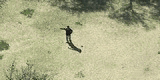
%> input picture matlab/image-processing/arkaplan-cikarimi/frame_001.png, 160 x 80 px
$ octave el.m   (GNU Octave 9; MATLAB toolbox functions it lacks are replaced by stand-ins)
%> lines starting %> are read from the running program, lines starting %| are printed output that depends on the picture; in (x1, y1, x2, y2) boxes, pixels count from 0 and x2, y2 are one past the last pixel; in counts of white or black regions, pixels touching at a corner belong together; the program's own positions count from 1
clc
clear

k = imread('frame_001.png');
%> k is the input picture: size 80x160x3 uint8; mean R, G, B 174.4, 174.9, 138.8

I = rgb2gray(k);
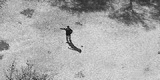
%> I: size 80x160 uint8; min 12, max 224, mean 170.6
background = imclose(I, strel('disk',4));
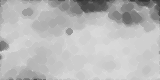
%> background: size 80x160 uint8; min 51, max 224, mean 185.6
I2 = imsubtract(background,I);
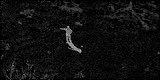
%> I2: size 80x160 uint8; min 0, max 182, mean 14.9

BW = im2bw(I2,graythresh(I2));
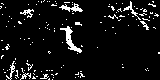
%> BW: size 80x160 logical; 6.9% white in thin lines or dots
BW=bwareaopen(BW,150);
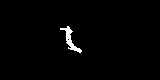
%> BW: size 80x160 logical; 1.3% white; 1 white region, box (x1, y1, x2, y2) and area: (60, 26, 82, 53) 164

%se1 = strel('disk',1);
%BW = imdilate(BW,se1);


im3=imfill(BW,'holes');
%> im3: size 80x160 logical; 1.3% white; 1 white region, box (x1, y1, x2, y2) and area: (60, 26, 82, 53) 165

im3=uint8(im3);

im3(im3 == 255) = 1;
im33 = cat(3, im3, im3, im3);
im = k .* im33;

subplot(2,2,1);imshow(k);
subplot(2,2,2);imshow(I2);
subplot(2,2,3);imshow(BW);
subplot(2,2,4);imshow(im);
